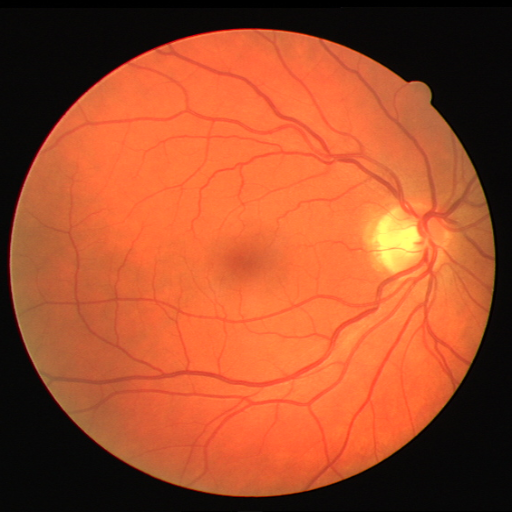
#> input picture data-retina/test/image/1.png, 512 x 512 px, found by its file name
$ python otsu_main.py   (older library calls are emulated)
#> lines starting #> are read from the running program, lines starting #| are printed output that depends on the picture; after the words box and inside, x2 and y2 are one past the last pixel; in counts of white or black regions, pixels touching at a corner belong together; long printed decimals are rounded
### function.py
import numpy as np

def compute_fit_adjust(array, arrayRef):
    """
    This functions computes the Fit Adjust and returns the computed value
    according to the formula:

    Arguments:
        array {numpy.array} -- input array with segmented content
        array {numpy.array} -- input array with reference content

    Returns:
        float -- Fit Adjust value between 0 and 1.
    """
    imand = np.bitwise_and(array.astype("uint8"), arrayRef.astype("uint8"))
    imor = np.bitwise_or(array.astype("uint8"), arrayRef.astype("uint8"))
    sumand = np.sum(imand)
    sumor = np.sum(imor)

    result = (sumand / float(sumor))

    return result

def compute_size_adjust(array, arrayRef):
    """
    This functions computes the Size Adjust and returns the computed value:

    Arguments:
        array {numpy.array} -- input array with segmented content
        array {numpy.array} -- input array with reference content

    Returns:
        float -- Fit Adjust value between 0 and 1.
    """
    imArea1 = np.count_nonzero(arrayRef)
    imArea2 = np.count_nonzero(array)
    subArea = np.abs(imArea1 - imArea2)
    sumArea = imArea1 + imArea2

    result = (1 - subArea / sumArea)

    return result

def compute_position_adjust(arraySeg, arrayRef):
    """
    This functions computes the Size Adjust and returns the computed value:

    Arguments:
        array {numpy.array} -- input array with segmented content
        array {numpy.array} -- input array with reference content

    Returns:
        float -- Fit Adjust value between 0 and 1.
    """
    indsSeg = np.where(arraySeg > 0)
    indsRef = np.where(arrayRef > 0)

    centroidRefY = indsRef[0].mean()
    centroidRefX = indsRef[1].mean()

    centroidSegY = indsSeg[0].mean()
    centroidSegX = indsSeg[1].mean()

    subCentroidY = np.abs(centroidSegY - centroidRefY) / arrayRef.shape[0]
    subCentroidX = np.abs(centroidSegX - centroidRefX) / arrayRef.shape[1]

    result = 1 - (subCentroidY + subCentroidX) / 3

    return result

def compute_dice_similarity(array, arrayRef):
    """
    This functions computes the Dice Similarity Coefficient and returns the computed value
    according to the formula:

    .. math::
    DSC = 2 * (A_seg ∩ A_ref) (|A_seg| + |A_ref|)

    Arguments:
        array {numpy.array} -- input array with segmented content
        array {numpy.array} -- input array with reference content

    Returns:
        float -- Fit Adjust value between 0 and 1.
    """
    imand = np.bitwise_and(array.astype("uint8"), arrayRef.astype("uint8"))
    imor = np.bitwise_or(array.astype("uint8"), arrayRef.astype("uint8"))
    sumand = 2 * np.sum(imand)
    sumor = np.sum(array) + np.sum(arrayRef)

    result = (sumand / float(sumor))

    return result

### otsu_main.py
import numpy as np
from matplotlib import pyplot as plt
import cv2
import glob
import copy
import skimage.filters
import skimage.exposure
import skimage.filters.rank
import skimage.morphology
import scipy.ndimage
import os
import matplotlib.image as img
from skimage.feature import hessian_matrix, hessian_matrix_eigvals
from skimage.filters import hessian
from skimage import morphology
import pywt

link = []
link = glob.glob('D:/*.png')

url = 'D://1.png'
img = cv2.imread(url)
#> img is the input picture: shape (512, 512, 3); mean B, G, R 43.1, 77.3, 163.4
img = cv2.cvtColor(img,cv2.COLOR_BGR2RGB)

#separar canais
imgR = img[:,:,0]
imgG = img[:,:,1]
imgB = img[:,:,2]

#função de desenho do histograma
def drawHistogram(img):
    his = np.zeros(256,)
    a = img.flatten()
    for i in a:
        his[i] = his[i]+1
    return his

#aplicando clahe no canal verde da imagem
clahe = cv2.createCLAHE(clipLimit=3, tileGridSize=(8,8))
clahe_img = clahe.apply(imgG)
plt.hist(clahe_img.flat, bins=100, range=(0,255))

#Operações morfológicas, realizamos a abertura e, em seguida, o fechamento.
cell_disc = cv2.getStructuringElement(cv2.MORPH_ELLIPSE,(9,9))
Topen = cv2.morphologyEx(clahe_img,cv2.MORPH_OPEN,cell_disc)
Tclose = cv2.morphologyEx(Topen, cv2.MORPH_CLOSE, cell_disc)
# cell_disc1 = cv2.getStructuringElement(cv2.MORPH_ELLIPSE,(5,5))
# Tclose = cv2.morphologyEx(Topen, cv2.MORPH_DILATE, cell_disc1)

#Tophat imagem
TopHat = (clahe_img - Tclose)#.astype(np.uint8)

#Mais operações morfológicas, erosão seguida de dilatação.
kernel = cv2.getStructuringElement(cv2.MORPH_RECT,(2,2))
min_image = cv2.erode(TopHat, kernel)
min_image = cv2.dilate(min_image, kernel)


#thresholding
def threshold(img,k):
    ret = copy.deepcopy(img)
    ret[ret<k] = 0
    ret[ret>=k] = 255
    return ret

#Abordagem da matriz de Hessian e dos autovalores para obter uma imagem de vasos finos aprimorada
HessThin = hessian_matrix(min_image, sigma=1.2, order='rc')
#> HessThin = 3 items
EignThin = hessian_matrix_eigvals(HessThin) [1]
#Abordagem da matriz de Hessian e dos autovalores para obter uma imagem de vasos largos aprimorada.
HessWide = hessian_matrix(min_image, sigma=4, order='rc')
#> HessWide = 3 items
EignWide = hessian_matrix_eigvals(HessWide) [1]
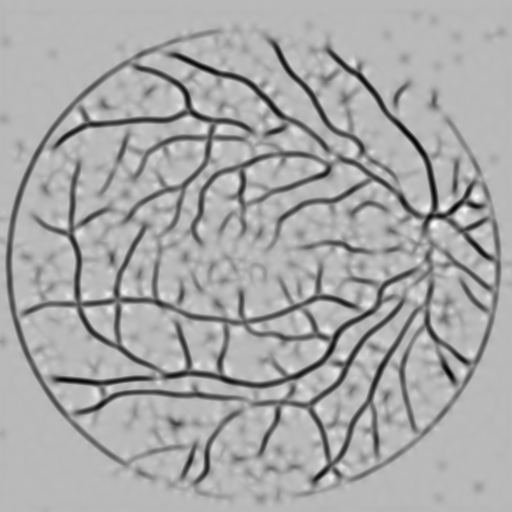
#> EignWide: shape (512, 512) float64; min -0.0228, max 0.00851, mean -0.00209; drawn with min black and max white

#Otsu GLOBAL thresholding
def GlobalOtsu(img):
    foreground = img[img>=0]
    background = img[img<0]

    final_var = (np.var(foreground) * len(foreground) + np.var(background) * len(background))/(len(foreground) + len(background))
    if(np.isnan(final_var)):
        final_var = -1

    final_thresh = 0
    for i in np.linspace(np.min(img), np.max(img), num=255):
        foreground = img[img>=i]
        background = img[img<i]
        var = (np.var(foreground) * len(foreground) + np.var(background) * len(background))/(len(foreground) + len(background))

        if(np.isnan(var)):
            var = -1

        if(var!=-1 and (var<final_var or final_var ==-1)):
            final_var = var
            final_thresh = i
    return threshold(img,final_thresh)

#Limiarização/baseada em área para limpeza. Realizado como etapa de pós-processamento.
def AreaThreshold(img, area = 5):
    nlabels,labels,stats,centroid = cv2.connectedComponentsWithStats(np.uint8(img), 4, cv2.CV_32S)

    output = np.copy(img)

    for i in range(output.shape[0]):
        for j in range(output.shape[1]):
            if stats[labels[i][j], cv2.CC_STAT_AREA] < area:
                output[i][j] = 0

    return output

#Otsu LOCAL thresholding
from skimage.filters import threshold_otsu, rank
from skimage.morphology import disk

#Função de limiarização Otsu local conforme o artigo, SEM inclusão de deslocamento.
def LocalOtsu1(img,radius = 5):
    selem = disk(radius)

    local_otsu = rank.otsu(img, selem)
    output = np.copy(img)

    output[output < local_otsu] = 0
    output[output >= local_otsu] = 255

    return output
#Função de limiarização Otsu local conforme o artigo, COM inclusão de deslocamento.
def LocalOtsu2(img,radius = 15):
    selem = disk(radius)

    local_otsu = rank.otsu(img, selem)
    output = np.copy(img)
    rng = local_otsu.max() - local_otsu.min()
    mid = rng/2 + local_otsu.min()

    local_otsu[local_otsu<mid] = mid

    output[output < local_otsu] = 0

    return output

#Utilizando o método da transformada wavelet para fusão de imagens.
def image_fusion(img1,img2):
    w1 = pywt.wavedec2(img1, 'db1')
    w2 = pywt.wavedec2(img2, 'db1')
    elem = (w1[0]+w2[0])/2
    fw = [elem]

    for i in range(len(w1)-1):
        x,y,z = (w1[i+1][0] + w2[i+1][0])/2, (w1[i+1][1] + w2[i+1][1])/2, (w1[i+1][2] + w2[i+1][2])/2
        fw.append((x,y,z))

    output = pywt.waverec2(fw, 'db1')

#Normalização, pode ou não ser necessária.
    amin = np.min(output)
    amax = np.max(output)
    output = 255* ((output - amin)/(amax-amin))

    output = cv2.resize(output,img1.T.shape)
    return output

#Aplicando o Otsu GLOBAL
val1 = GlobalOtsu(1-EignWide)
#> in GlobalOtsu, `background = img[img<0]`: background = empty array
#> in GlobalOtsu, `final_var = (np.var(foreground) * len(foreground) + np.var(background)..`: final_var = nan
#> the loop in GlobalOtsu, `for i in np.linspace(np.min(img), np.max(img), num=255):` made 255 passes
#> (background, final_var) on passes 2, 3, 4, 5, 7: ([0.992, 0.991], 1.81e-05), ([0.992, 0.992, 0.991], 1.81e-05), ([0.992, 0.992, 0.991, 0.992], 1.81e-05), ([0.992, 0.992, 0.992, 0.991, 0.992, 0.992], 1.81e-05), ([0.992, 0.992, 0.992, 0.992, 0.992, 0.991, 0.992, 0.992], 1.81e-05)
#> final_var on passes 8 to 13: 1.81e-05, 1.81e-05, 1.81e-05, 1.81e-05, 1.81e-05, 1.81e-05
#> after the loop in GlobalOtsu, `for i in np.linspace(np.min(img), np.max(img), num=255):`: final_thresh = 1.01; final_var = 4.06e-06
#> in threshold, `ret[ret>=k] = 255`:
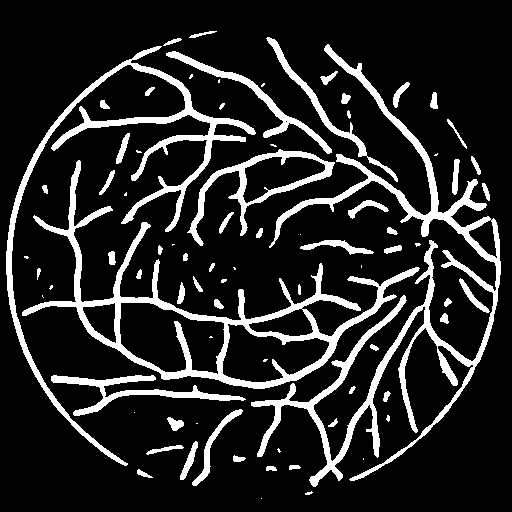
#> ret: shape (512, 512) float64; 14.9% white; 80 white regions (24 under 20 px), largest, box (x1, y1, x2, y2) and area: (251, 44, 501, 487) 11682, (22, 160, 420, 389) 9087, (6, 46, 256, 466) 6652

#Normalizando imagens
#Duas imagens que precisam ser fundidas.
thinN = cv2.normalize(1-EignThin,  None, 0, 255, cv2.NORM_MINMAX)
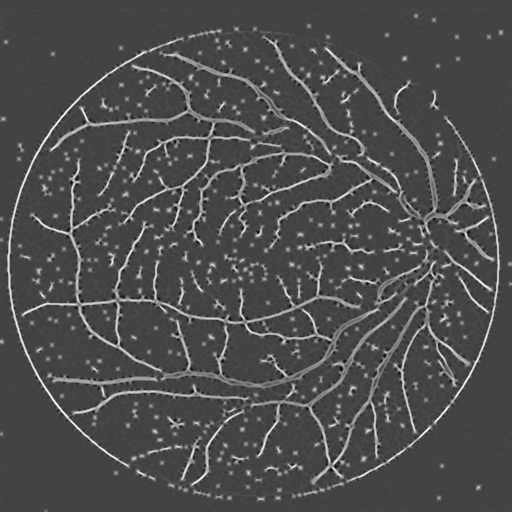
#> thinN: shape (512, 512) float64; min -3.35e-14, max 255, mean 78.7; drawn with min black and max white
val1 = cv2.normalize(val1,  None, 0, 70, cv2.NORM_MINMAX)

#Fundindo as imagens
test1 = image_fusion(val1,thinN)
#> in image_fusion, `w1 = pywt.wavedec2(img1, 'db1')`: w1 = 10 items
#> in image_fusion, `elem = (w1[0]+w2[0])/2`: elem = [22822]
#> in image_fusion, `fw = [elem]`: fw = [[22822]]
#> the loop in image_fusion, `for i in range(len(w1)-1):` made 9 passes
#> (x, y, z) on passes 1 to 2: ([-261.9], [-201.9], [213.5]), ([[-783.9, -1183.4], [842.3, 953.8]], [[-648.2, 498.6], [-365.9, 566.7]], [[-145.7, 358], [353.9, -608]])
#> after the loop in image_fusion, `for i in range(len(w1)-1):`: fw = 10 items
#> in image_fusion, `amin = np.min(output)`: amin = 1.21e-13
#> in image_fusion, `amax = np.max(output)`: amax = 162.5

#Aplicando Otsu LOCAL
lOtsu = LocalOtsu2(test1.astype('uint8'))
#> in LocalOtsu2, `local_otsu = rank.otsu(img, selem)`:
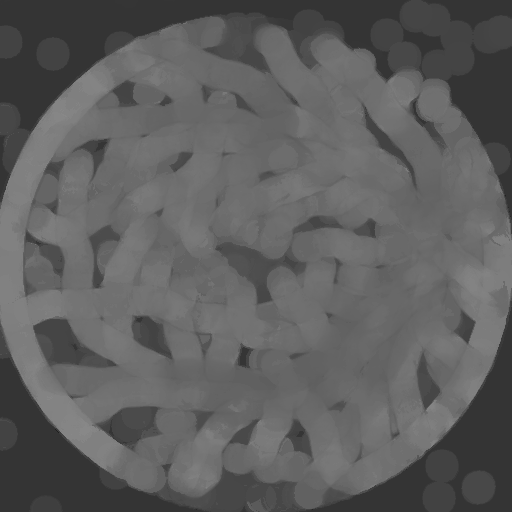
#> local_otsu: shape (512, 512); min 30, max 136, mean 94.5
#> in LocalOtsu2, `rng = local_otsu.max() - local_otsu.min()`: rng = 106
#> in LocalOtsu2, `mid = rng/2 + local_otsu.min()`: mid = 83

#Limiarização de área para remover regiões que não são de vasos.
final = AreaThreshold(lOtsu,50)
#> in AreaThreshold, `nlabels,labels,stats,centroid = cv2.connectedComponentsWithStats(np.ui..`:
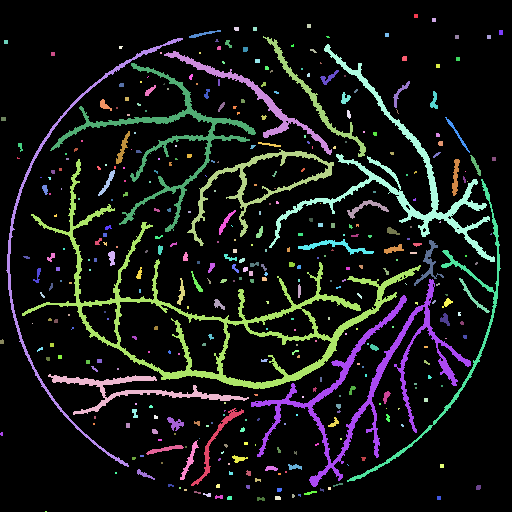
#> labels: shape (512, 512) int32; 389 distinct labels, from 0 to 388; one colour per label, 0 black
#> in AreaThreshold, `nlabels,labels,stats,centroid = cv2.connectedComponentsWithStats(np.ui..`: nlabels = 389; stats = 389 rows, first 6: [0, 0, 512, 512, 227261], [414, 14, 4, 4, 16], [432, 18, 4, 4, 16], [307, 24, 4, 4, 16], [234, 27, 5, 4, 19], [253, 27, 4, 4, 16]; centroid = 389 pairs, first value 1.2 to 500.5, second value 15.5 to 511
#> after the loop in AreaThreshold, `for i in range(output.shape[0]):`: output: shape (512, 512); min 0, max 255, mean 19.2

#Binariando a saída final e visualizando-a.
final[final!=0] = 255
#> final: shape (512, 512); 11.7% white; 43 white regions, largest, box (x1, y1, x2, y2) and area: (22, 159, 421, 389) 7309, (251, 279, 471, 487) 4482, (269, 44, 495, 262) 3741

#Recebendo a mascara segmentada do dataset
imgRef = cv2.imread("C:/Users/Francisco/Desktop/Retina/data-retina/train/mask/1.png")
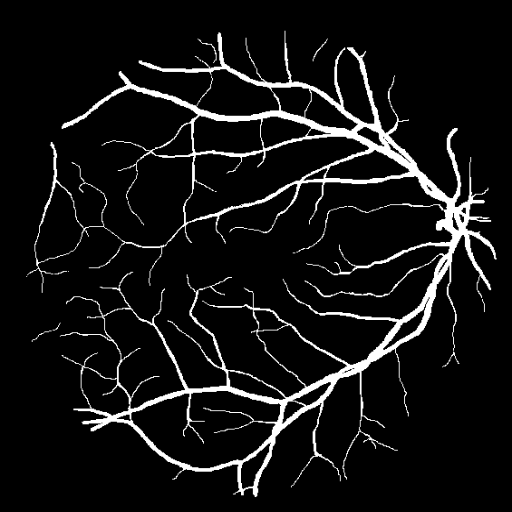
#> input picture data-retina/train/mask/1.png, 512 x 512 px, found by its file name
#> imgRef is the input picture: shape (512, 512, 3); min 0, max 255, mean 19.1
imgRef = imgRef[:,:,1]
#> imgRef: shape (512, 512)

cv2.imshow("Imagem Final", final)
cv2.waitKey()
cv2.destroyAllWindows()

#Funções de métricas do Renê
import function as f

print(f.compute_dice_similarity(final, imgRef))
#> in compute_dice_similarity, `sumand = 2 * np.sum(imand)`: sumand = 1905694
#> in compute_dice_similarity, `sumor = np.sum(array) + np.sum(arrayRef)`: sumor = 12839884
#> in compute_dice_similarity, `result = (sumand / float(sumor))`: result = 0.148
#| 0.1484
print(f.compute_fit_adjust(final, imgRef))
#> in compute_fit_adjust, `sumand = np.sum(imand)`: sumand = 952847
#> in compute_fit_adjust, `sumor = np.sum(imor)`: sumor = 11887037
#> in compute_fit_adjust, `result = (sumand / float(sumor))`: result = 0.0802
#| 0.08016
print(f.compute_position_adjust(final, imgRef))
#> in compute_position_adjust, `indsSeg = np.where(arraySeg > 0)`: indsSeg = 30767 positions, rows 30 to 486, columns 6 to 500
#> in compute_position_adjust, `indsRef = np.where(arrayRef > 0)`: indsRef = 27584 positions, rows 30 to 497, columns 26 to 496
#> in compute_position_adjust, `centroidRefY = indsRef[0].mean()`: centroidRefY = 255
#> in compute_position_adjust, `centroidRefX = indsRef[1].mean()`: centroidRefX = 281.9
#> in compute_position_adjust, `centroidSegY = indsSeg[0].mean()`: centroidSegY = 262.4
#> in compute_position_adjust, `centroidSegX = indsSeg[1].mean()`: centroidSegX = 270.8
#> in compute_position_adjust, `subCentroidY = np.abs(centroidSegY - centroidRefY) / arrayRef.shape[0]`: subCentroidY = 0.0145
#> in compute_position_adjust, `subCentroidX = np.abs(centroidSegX - centroidRefX) / arrayRef.shape[1]`: subCentroidX = 0.0217
#> in compute_position_adjust, `result = 1 - (subCentroidY + subCentroidX) / 3`: result = 0.988
#| 0.988
print(f.compute_size_adjust(final, imgRef))
#> in compute_size_adjust, `imArea1 = np.count_nonzero(arrayRef)`: imArea1 = 27584
#> in compute_size_adjust, `imArea2 = np.count_nonzero(array)`: imArea2 = 30767
#> in compute_size_adjust, `subArea = np.abs(imArea1 - imArea2)`: subArea = 3183
#> in compute_size_adjust, `sumArea = imArea1 + imArea2`: sumArea = 58351
#> in compute_size_adjust, `result = (1 - subArea / sumArea)`: result = 0.945
#| 0.9455
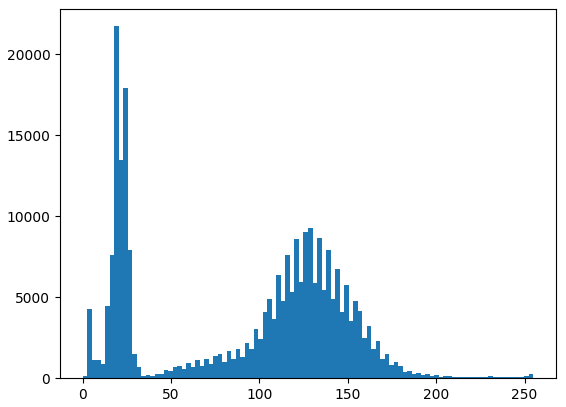
#> figure drawn by matplotlib, 1 panel; tallest bar 21720 high, from x = 17.85 to 20.4
